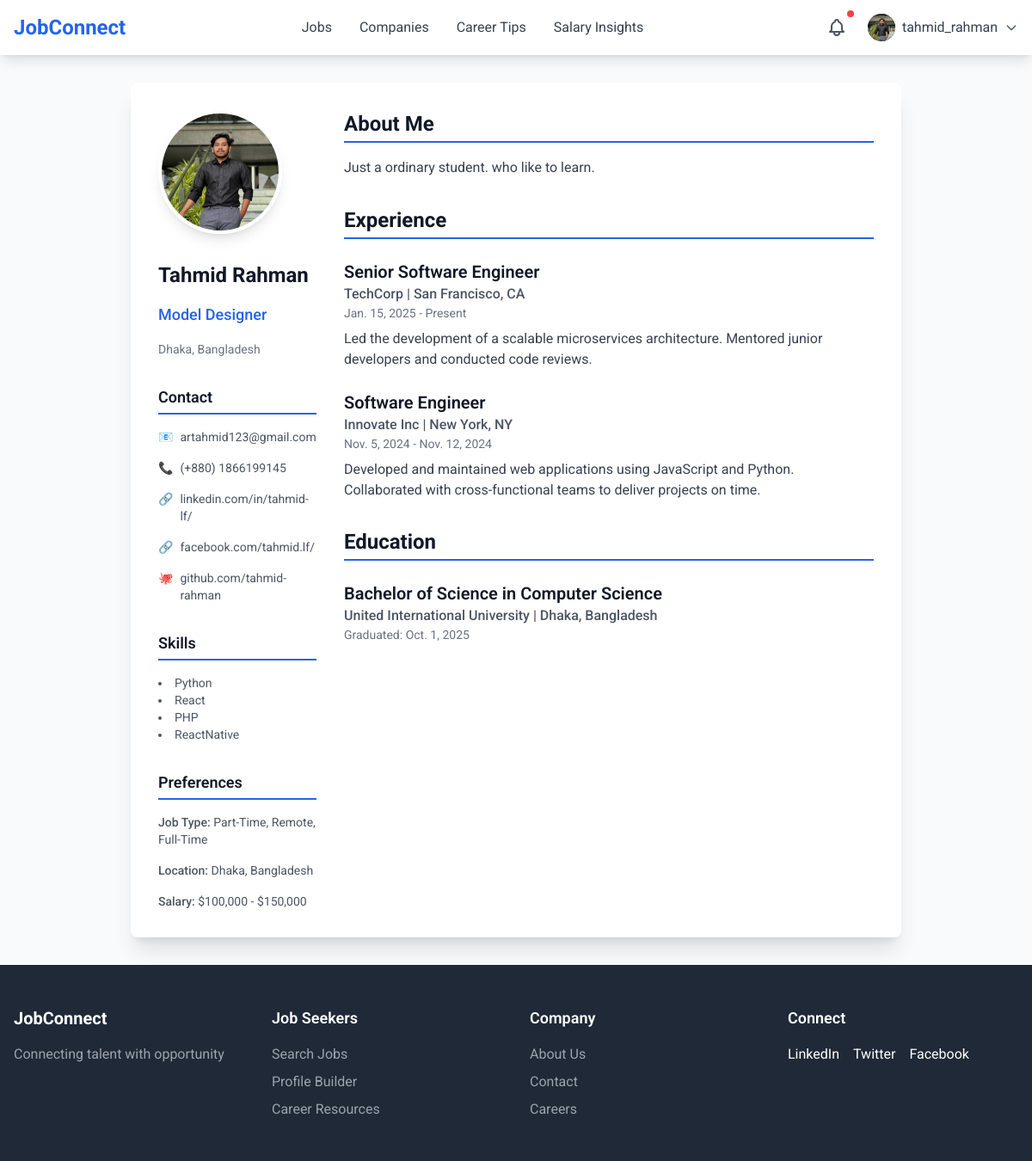
Screenshot of /jobseeker/resume-view/1 (signed in) with the database file from the repository.
### accounts/models.py (models this page shows, shortened)
class CustomUser(AbstractBaseUser, PermissionsMixin):
    id = models.AutoField(primary_key=True)
    name = models.CharField(max_length=100)
    username = models.CharField(max_length=100, unique=True)
    email = models.EmailField(unique=True)
    phone_no = models.CharField(max_length=15,null=True,blank=True)
    role = models.CharField(max_length=50, choices=[
        ('admin', 'Admin'),
        ('user', 'User'),
        ('employee', 'Employee'),
    ], default='user')
    status = models.CharField(max_length=50, choices=[
        ('approved','Approved'),
        ('pending', 'Pending'),
    ],default='pending')
    is_active = models.BooleanField(default=True)
    is_staff = models.BooleanField(default=False)
    objects = CustomUserManager()
    USERNAME_FIELD = 'email'
    REQUIRED_FIELDS = ['username', 'name']

### jobseeker/models.py (models this page shows, shortened)
class Profile(models.Model):
    user = models.OneToOneField(CustomUser, on_delete=models.CASCADE, related_name='profile')
    profile_id = models.AutoField(primary_key=True)
    profile_picture = models.ImageField(upload_to='profile_pics/', blank=True, null=True,default='profile_pics/profile_1.png')
    first_name = models.CharField(max_length=50, blank=True, null=True)
    last_name = models.CharField(max_length=50, blank=True, null=True)
    job_title = models.CharField(max_length=100, blank=True, null=True)
    location = models.CharField(max_length=100, blank=True, null=True)
    about_me = models.TextField( blank=True, null=True)

class Contact(models.Model):
    profile = models.ForeignKey(Profile, on_delete=models.CASCADE, related_name='contacts')
    contact_id = models.AutoField(primary_key=True)
    email = models.EmailField(blank=True, null=True)
    phone = models.IntegerField(blank=True, null=True)
    link1 = models.URLField(blank=True, null=True)
    link2 = models.URLField(blank=True, null=True)
    link3 = models.URLField(blank=True, null=True)

class Skill(models.Model):
    profile = models.ForeignKey(Profile, on_delete=models.CASCADE, related_name='skills')
    name = models.CharField(max_length=50)

class JobPreference(models.Model):
    profile = models.OneToOneField(Profile, on_delete=models.CASCADE, related_name='job_preferences')
    job_type = models.CharField(max_length=50)
    preferred_location = models.CharField(max_length=100)
    salary_expectation = models.CharField(max_length=50)

class Experience(models.Model):
    profile = models.ForeignKey(Profile, on_delete=models.CASCADE, related_name='experiences')
    exp_id =models.AutoField(primary_key=True)
    job_title = models.CharField(max_length=100)
    company_name = models.CharField(max_length=100)
    location = models.CharField(max_length=100)
    start_date = models.DateField()
    end_date = models.DateField(blank=True, null=True)
    description = models.TextField()

class Education(models.Model):
    profile = models.ForeignKey(Profile, on_delete=models.CASCADE, related_name='educations')
    edu_id =models.AutoField(primary_key=True)
    degree = models.CharField(max_length=100)
    school = models.CharField(max_length=100)
    location = models.CharField(max_length=100)
    graduation_date = models.DateField()

### jobseeker/views.py (the view)
# urls.py: path('resume-view/<int:id>', resume_build, name='resume_build'),
@login_required
def resume_build(request,id):
    pro = Profile.objects.get(profile_id=id)
    edu = pro.educations.all()
    exp = pro.experiences.all()
    skill = pro.skills.all()
    prf = JobPreference.objects.get(profile=pro)
    Cont = Contact.objects.get(profile=pro)
    return render(request, 'jobseeker/resume_tem1.html',{'pro': pro,'edu':edu, 'exp':exp, 'skill':skill,'prf':prf,'cont':Cont})

### static/templates/jobseeker/resume_tem1.html (shortened to what this page needs)
{% extends 'base.html' %}
{% block nav %}
{% if request.user.role == 'user' %}
{% include 'components/main_nav.html' %}
{% else %}
{% include 'components/company_nav.html' %}
{% endif %}
{% endblock nav %}
{% block content %}
<div class="container mx-auto my-8 p-8 bg-white shadow-xl rounded-lg max-w-4xl">
    <div class="grid grid-cols-1 md:grid-cols-4 gap-8">
        <div class="md:col-span-1 space-y-8">
            <div class="w-36 h-36 rounded-full overflow-hidden border-4 border-white shadow-lg mx-auto md:mx-0">
                <img src="{{ pro.profile_picture.url }}" alt="Profile Picture" class="w-full h-full object-cover">
            </div>
            <div class="space-y-4">
                <h2 class="text-2xl font-bold text-gray-900 break-normal">{{pro.first_name}} {{pro.last_name}}</h2>
                <p class="text-lg text-blue-600 font-medium">{{pro.job_title}}</p>
                <p class="text-sm text-gray-500">{{pro.location}}</p>
            </div>
            <div class="space-y-4">
                <h3 class="text-lg font-semibold text-gray-900 border-b-2 border-blue-600 pb-1">Contact</h3>
                {% if cont.email %}
                <p class="text-sm text-gray-600 flex items-start">
                    <span class="mr-2">📧</span> {{cont.email}}
                </p>
                {% endif %}
                {% if cont.phone %}
                <p class="text-sm text-gray-600 flex items-start">
                    <span class="mr-2">📞</span> (+880) {{cont.phone}}
                </p>
                {% endif %}
                {% if cont.link1 %}
                <p class="text-sm text-gray-600 flex items-start break-normal">
                    <span class="mr-2">🔗</span>
                    <a href="{{ cont.link1 }}" class="hover:text-blue-600 hover:underline" target="_blank"
                        title="{{ cont.link1 }}">
                        {{ cont.link1|cut:"https://www."|cut:"http://www."|cut:"https://"|cut:"http://" }}
                    </a>
                </p>
                {% endif %}
                {% if cont.link2 %}
                <p class="text-sm text-gray-600 flex items-start break-normal">
                    <span class="mr-2">🔗</span>
                    <a href="{{ cont.link2 }}" class="hover:text-blue-600 hover:underline" target="_blank"
                        title="{{ cont.link2 }}">
                        {{ cont.link2|cut:"https://www."|cut:"http://www."|cut:"https://"|cut:"http://" }}
                    </a>
                </p>
                {% endif %}
                {% if cont.link3 %}
                <p class="text-sm text-gray-600 flex items-start break-normal">
                    <span class="mr-2">🐙</span>
                    <a href="{{ cont.link3 }}" class="hover:text-blue-600 hover:underline" target="_blank"
                        title="{{ cont.link3 }}">
                        {{ cont.link3|cut:"https://www."|cut:"http://www."|cut:"https://"|cut:"http://" }}
                    </a>
                </p>
                {% endif %}
            </div>
            <div class="space-y-4">
                <h3 class="text-lg font-semibold text-gray-900 border-b-2 border-blue-600 pb-1">Skills</h3>
                <ul class="list-disc list-inside text-sm text-gray-600">
                    {% for s in skill %}
                    <li>{{ s.name }}</li>
                    {% endfor %}
                </ul>
            </div>
            <div class="space-y-4">
                <h3 class="text-lg font-semibold text-gray-900 border-b-2 border-blue-600 pb-1">Preferences</h3>
                <p class="text-sm text-gray-600"><span class="font-medium">Job Type:</span> {{prf.job_type}}</p>
                <p class="text-sm text-gray-600"><span class="font-medium">Location:</span> {{prf.preferred_location}}
                </p>
                <p class="text-sm text-gray-600"><span class="font-medium">Salary:</span> {{prf.salary_expectation}}</p>
            </div>
        </div>
        <div class="md:col-span-3 space-y-8">
            <div>
                <h2 class="text-2xl font-bold text-gray-900 border-b-2 border-blue-600 pb-1">About Me</h2>
                <p class="mt-4 text-gray-700 leading-relaxed">
                    {{pro.about_me}}
                </p>
            </div>
            <div>
                <h2 class="text-2xl font-bold text-gray-900 border-b-2 border-blue-600 pb-1">Experience</h2>
                {% for e in exp %}
                <div class="mt-6">
                    <h3 class="text-xl font-semibold text-gray-900">{{e.job_title}}</h3>
                    <p class="text-gray-600 font-medium">{{e.company_name}} | {{e.location}}</p>
                    <p class="text-sm text-gray-500">{{e.start_date}} - {% if e.end_date %}
                        {{ e.end_date }}
                        {% else %}
                        Present
                        {% endif %}</p>
                    <p class="mt-2 text-gray-700">
                        {{e.description}}
                    </p>
                </div>
                {% endfor %}
            </div>
            <div>
                <h2 class="text-2xl font-bold text-gray-900 border-b-2 border-blue-600 pb-1">Education</h2>
                {% for e in edu %}
                <div class="mt-6">
                    <h3 class="text-xl font-semibold text-gray-900">{{e.degree}}</h3>
                    <p class="text-gray-600 font-medium">{{e.school}} | {{e.location}}</p>
                    <p class="text-sm text-gray-500">Graduated: {{e.graduation_date}}</p>
                </div>
                {% endfor %}
            </div>
        </div>
    </div>
</div>
{% endblock content %}
{% block footer %}
<div class="footer-container hidden md:block">
    {% include 'components/footer.html' %}
</div>
{% endblock footer %}

### static/templates/components/main_nav.html (shortened to what this page needs)
<nav class="bg-white shadow-lg sticky top-0 z-10">
    <div class="max-w-7xl mx-auto px-4">
        <div class="flex justify-between items-center h-16">
            <a href="/jobseeker/jobs/" class="flex items-center">
                <span class="text-2xl font-bold text-blue-600">JobConnect</span>
            </a>
            <div class="hidden md:flex space-x-8">
                <a href="/jobseeker/jobs"
                    class="hover:text-blue-600 {% if '/jobseeker/jobs' in request.path %} text-blue-600 {% else %} text-gray-700 {% endif %} ">
                    Jobs
                </a>
                <a href="/jobseeker/company"
                    class="{% if '/jobseeker/company' in request.path %} text-blue-600 {% else %} text-gray-700 {% endif %} hover:text-blue-600">Companies</a>
                <a href="/jobseeker/tips"
                    class="{% if '/jobseeker/tips' in request.path %} text-blue-600 {% else %} text-gray-700 {% endif %} hover:text-blue-600">Career
                    Tips</a>
                <a href="/jobseeker/salaryinsight"
                    class="{% if '/jobseeker/salaryinsight' in request.path %} text-blue-600 {% else %} text-gray-700 {% endif %} hover:text-blue-600">Salary
                    Insights</a>
            </div>
            <div class="flex items-center space-x-4">
                <div class="relative">
                    <button id="notificationButton" class="p-2 text-gray-600 hover:text-blue-600 relative">
                        <span class="absolute top-0 right-0 w-2 h-2 bg-red-500 rounded-full"></span>
                    </button>
                </div>
                <div class="relative">
                    <button id="profileButton" class="flex items-center space-x-2 focus:outline-none">
                        <img src="{{ request.user.profile.profile_picture.url }}" alt="Profile"
                            class="w-8 h-8 rounded-full bg-black">
                        <span class="hidden md:block text-gray-700">{{ request.user.username }}</span>
                        <svg class="w-4 h-4 text-gray-600" fill="none" stroke="currentColor" viewBox="0 0 24 24">
                            <path stroke-linecap="round" stroke-linejoin="round" stroke-width="2" d="M19 9l-7 7-7-7" />
                        </svg>
                    </button>
                </div>
            </div>
        </div>
    </div>
</nav>

### rows the page displays
CustomUser: user.profile.profile_picture (picture), user.username "tahmid_rahman"
Profile: profile_picture (picture), first_name "Tahmid", last_name "Rahman", job_title "Model Designer", location "Dhaka, Bangladesh", about_me "Just a ordinary student. who like to learn."
Contact: email "artahmid123@gmail.com", phone "1866199145", link1 "linkedin.com/in/tahmid-lf/", link2 "facebook.com/tahmid.lf/", link3 "github.com/tahmid-rahman"
Skill: name "Python"
Skill: name "React"
Skill: name "PHP"
Skill: name "ReactNative"
JobPreference: job_type "Part-Time, Remote, Full-Time", preferred_location "Dhaka, Bangladesh", salary_expectation "$100,000 - $150,000"
Experience: job_title "Senior Software Engineer", company_name "TechCorp", location "San Francisco, CA", start_date "Jan. 15, 2025", shows "Present", description "Led the development of a scalable microservices architecture. Mentored junior developers and conducted code reviews."
Experience: job_title "Software Engineer", company_name "Innovate Inc", location "New York, NY", start_date "Nov. 5, 2024", end_date "Nov. 12, 2024", description "Developed and maintained web applications using JavaScript and Python. Collaborated with cross-functional teams to deliver projects on time."
Education: degree "Bachelor of Science in Computer Science", school "United International University", location "Dhaka, Bangladesh", graduation_date "Oct. 1, 2025"
